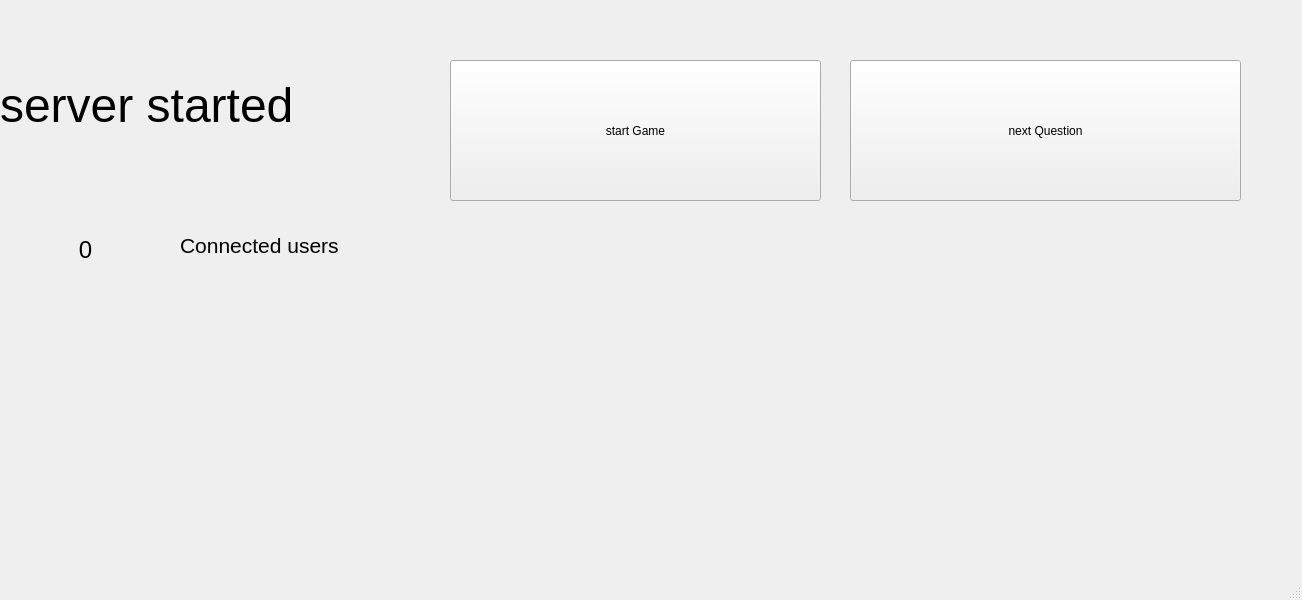
<?xml version="1.0" encoding="UTF-8"?>
<ui version="4.0">
 <class>MainWindow</class>
 <widget class="QMainWindow" name="MainWindow">
  <property name="geometry">
   <rect>
    <x>0</x>
    <y>0</y>
    <width>1302</width>
    <height>600</height>
   </rect>
  </property>
  <property name="windowTitle">
   <string>MainWindow</string>
  </property>
  <widget class="QWidget" name="centralwidget">
   <widget class="QStackedWidget" name="stackedWidget">
    <property name="geometry">
     <rect>
      <x>0</x>
      <y>0</y>
      <width>1301</width>
      <height>571</height>
     </rect>
    </property>
    <property name="contextMenuPolicy">
     <enum>Qt::PreventContextMenu</enum>
    </property>
    <property name="currentIndex">
     <number>2</number>
    </property>
    <widget class="QWidget" name="page">
     <widget class="QWidget" name="horizontalLayoutWidget_2">
      <property name="geometry">
       <rect>
        <x>0</x>
        <y>0</y>
        <width>1301</width>
        <height>571</height>
       </rect>
      </property>
      <layout class="QHBoxLayout" name="horizontalLayout_2">
       <item>
        <widget class="QPushButton" name="ServerButton">
         <property name="text">
          <string>Server</string>
         </property>
        </widget>
       </item>
       <item>
        <widget class="QPushButton" name="ClientButton">
         <property name="text">
          <string>Client</string>
         </property>
        </widget>
       </item>
      </layout>
     </widget>
    </widget>
    <widget class="QWidget" name="page_2">
     <widget class="QWidget" name="verticalLayoutWidget">
      <property name="geometry">
       <rect>
        <x>10</x>
        <y>0</y>
        <width>1291</width>
        <height>551</height>
       </rect>
      </property>
      <layout class="QVBoxLayout" name="verticalLayout">
       <item>
        <widget class="QLabel" name="label">
         <property name="text">
          <string>Hello enter path to configuration file</string>
         </property>
        </widget>
       </item>
       <item>
        <layout class="QHBoxLayout" name="horizontalLayout">
         <item>
          <widget class="QLineEdit" name="lineEdit">
           <property name="dragEnabled">
            <bool>true</bool>
           </property>
          </widget>
         </item>
         <item>
          <widget class="QPushButton" name="submitPath">
           <property name="text">
            <string>PushButton</string>
           </property>
          </widget>
         </item>
        </layout>
       </item>
       <item>
        <widget class="QLabel" name="label_3">
         <property name="enabled">
          <bool>true</bool>
         </property>
         <property name="text">
          <string>wrong path</string>
         </property>
        </widget>
       </item>
      </layout>
     </widget>
    </widget>
    <widget class="QWidget" name="GMControllPage">
     <widget class="QLabel" name="label_2">
      <property name="geometry">
       <rect>
        <x>0</x>
        <y>0</y>
        <width>431</width>
        <height>211</height>
       </rect>
      </property>
      <property name="styleSheet">
       <string notr="true">label_2{
textsize: 30
}</string>
      </property>
      <property name="text">
       <string>&lt;html&gt;&lt;head/&gt;&lt;body&gt;&lt;p&gt;&lt;span style=&quot; font-size:36pt;&quot;&gt;server started&lt;/span&gt;&lt;/p&gt;&lt;/body&gt;&lt;/html&gt;</string>
      </property>
     </widget>
     <widget class="QLabel" name="numOfusers">
      <property name="geometry">
       <rect>
        <x>10</x>
        <y>180</y>
        <width>151</width>
        <height>141</height>
       </rect>
      </property>
      <property name="text">
       <string>&lt;html&gt;&lt;head/&gt;&lt;body&gt;&lt;p align=&quot;center&quot;&gt;&lt;span style=&quot; font-size:18pt;&quot;&gt;0&lt;/span&gt;&lt;/p&gt;&lt;/body&gt;&lt;/html&gt;</string>
      </property>
     </widget>
     <widget class="QLabel" name="label_6">
      <property name="geometry">
       <rect>
        <x>180</x>
        <y>190</y>
        <width>331</width>
        <height>111</height>
       </rect>
      </property>
      <property name="text">
       <string>&lt;html&gt;&lt;head/&gt;&lt;body&gt;&lt;p&gt;&lt;span style=&quot; font-size:16pt;&quot;&gt;Connected users&lt;/span&gt;&lt;/p&gt;&lt;/body&gt;&lt;/html&gt;</string>
      </property>
     </widget>
     <widget class="QPushButton" name="startGame">
      <property name="geometry">
       <rect>
        <x>450</x>
        <y>60</y>
        <width>371</width>
        <height>141</height>
       </rect>
      </property>
      <property name="text">
       <string>start Game</string>
      </property>
     </widget>
     <widget class="QPushButton" name="debugSendQuestion">
      <property name="geometry">
       <rect>
        <x>850</x>
        <y>60</y>
        <width>391</width>
        <height>141</height>
       </rect>
      </property>
      <property name="text">
       <string>next Question</string>
      </property>
     </widget>
     <widget class="QLabel" name="players">
      <property name="geometry">
       <rect>
        <x>50</x>
        <y>320</y>
        <width>481</width>
        <height>181</height>
       </rect>
      </property>
      <property name="text">
       <string/>
      </property>
     </widget>
     <widget class="QLabel" name="timer">
      <property name="geometry">
       <rect>
        <x>1210</x>
        <y>230</y>
        <width>81</width>
        <height>71</height>
       </rect>
      </property>
      <property name="text">
       <string/>
      </property>
     </widget>
    </widget>
    <widget class="QWidget" name="gamerPage">
     <widget class="QPushButton" name="Answer1">
      <property name="geometry">
       <rect>
        <x>260</x>
        <y>240</y>
        <width>311</width>
        <height>121</height>
       </rect>
      </property>
      <property name="text">
       <string>1</string>
      </property>
     </widget>
     <widget class="QPushButton" name="Answer2">
      <property name="geometry">
       <rect>
        <x>730</x>
        <y>240</y>
        <width>291</width>
        <height>121</height>
       </rect>
      </property>
      <property name="text">
       <string>2</string>
      </property>
     </widget>
     <widget class="QPushButton" name="Answer3">
      <property name="geometry">
       <rect>
        <x>250</x>
        <y>400</y>
        <width>321</width>
        <height>121</height>
       </rect>
      </property>
      <property name="text">
       <string>3</string>
      </property>
     </widget>
     <widget class="QPushButton" name="Answer4">
      <property name="geometry">
       <rect>
        <x>730</x>
        <y>400</y>
        <width>291</width>
        <height>121</height>
       </rect>
      </property>
      <property name="text">
       <string>4</string>
      </property>
     </widget>
     <widget class="QLabel" name="questionField">
      <property name="geometry">
       <rect>
        <x>200</x>
        <y>70</y>
        <width>961</width>
        <height>101</height>
       </rect>
      </property>
      <property name="text">
       <string>question</string>
      </property>
     </widget>
     <widget class="QPushButton" name="debugSendName">
      <property name="geometry">
       <rect>
        <x>1100</x>
        <y>240</y>
        <width>141</width>
        <height>141</height>
       </rect>
      </property>
      <property name="text">
       <string>debugsendName</string>
      </property>
     </widget>
     <widget class="QLabel" name="Winner">
      <property name="enabled">
       <bool>false</bool>
      </property>
      <property name="geometry">
       <rect>
        <x>370</x>
        <y>50</y>
        <width>791</width>
        <height>141</height>
       </rect>
      </property>
      <property name="text">
       <string/>
      </property>
     </widget>
    </widget>
    <widget class="QWidget" name="clientConnectionPage">
     <widget class="QLabel" name="info">
      <property name="geometry">
       <rect>
        <x>0</x>
        <y>0</y>
        <width>601</width>
        <height>311</height>
       </rect>
      </property>
      <property name="text">
       <string>&lt;html&gt;&lt;head/&gt;&lt;body&gt;&lt;p&gt;&lt;span style=&quot; font-size:22pt;&quot;&gt;Client started: connection attempt&lt;/span&gt;&lt;/p&gt;&lt;p&gt;&lt;span style=&quot; font-size:22pt;&quot;&gt;Wait for server action&lt;/span&gt;&lt;/p&gt;&lt;/body&gt;&lt;/html&gt;</string>
      </property>
     </widget>
     <widget class="QLabel" name="statusConnected">
      <property name="geometry">
       <rect>
        <x>60</x>
        <y>350</y>
        <width>311</width>
        <height>101</height>
       </rect>
      </property>
      <property name="text">
       <string>Connected</string>
      </property>
     </widget>
     <widget class="QLabel" name="statusDisconnected">
      <property name="geometry">
       <rect>
        <x>440</x>
        <y>340</y>
        <width>381</width>
        <height>131</height>
       </rect>
      </property>
      <property name="text">
       <string>Disconnected</string>
      </property>
     </widget>
     <widget class="QPushButton" name="checkAgain">
      <property name="geometry">
       <rect>
        <x>670</x>
        <y>330</y>
        <width>191</width>
        <height>201</height>
       </rect>
      </property>
      <property name="text">
       <string>check again</string>
      </property>
     </widget>
     <widget class="QPushButton" name="submitIp">
      <property name="geometry">
       <rect>
        <x>1100</x>
        <y>80</y>
        <width>93</width>
        <height>28</height>
       </rect>
      </property>
      <property name="text">
       <string>set ip</string>
      </property>
     </widget>
     <widget class="QLineEdit" name="ipLine">
      <property name="geometry">
       <rect>
        <x>840</x>
        <y>80</y>
        <width>251</width>
        <height>22</height>
       </rect>
      </property>
     </widget>
    </widget>
   </widget>
  </widget>
  <widget class="QMenuBar" name="menubar">
   <property name="geometry">
    <rect>
     <x>0</x>
     <y>0</y>
     <width>1302</width>
     <height>26</height>
    </rect>
   </property>
  </widget>
  <widget class="QStatusBar" name="statusbar"/>
 </widget>
 <resources/>
 <connections/>
</ui>
